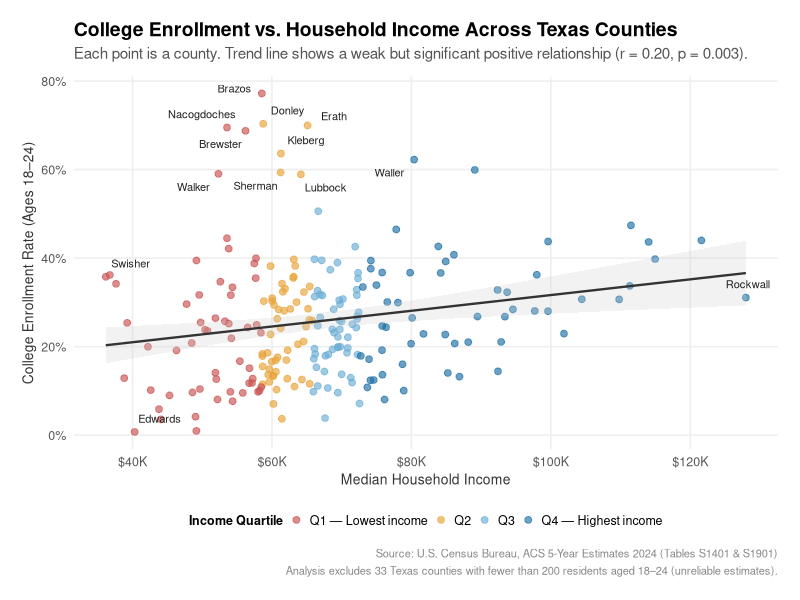
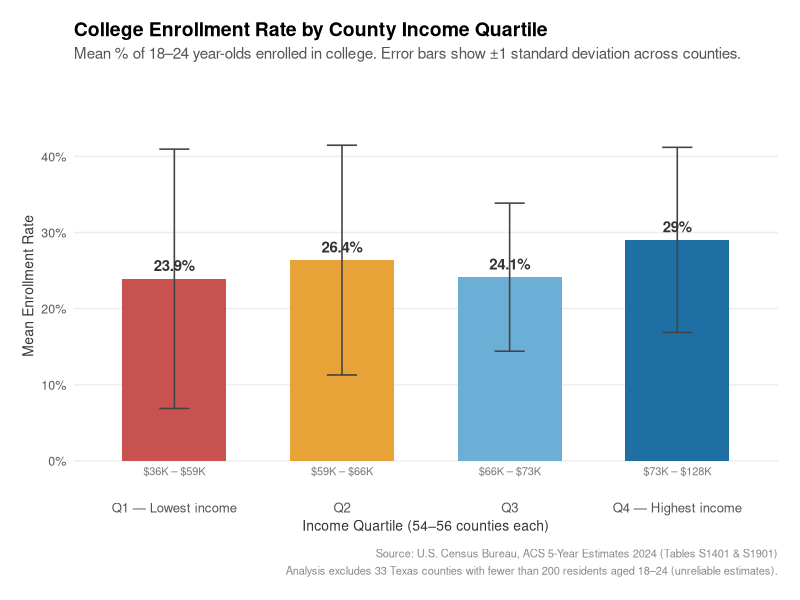
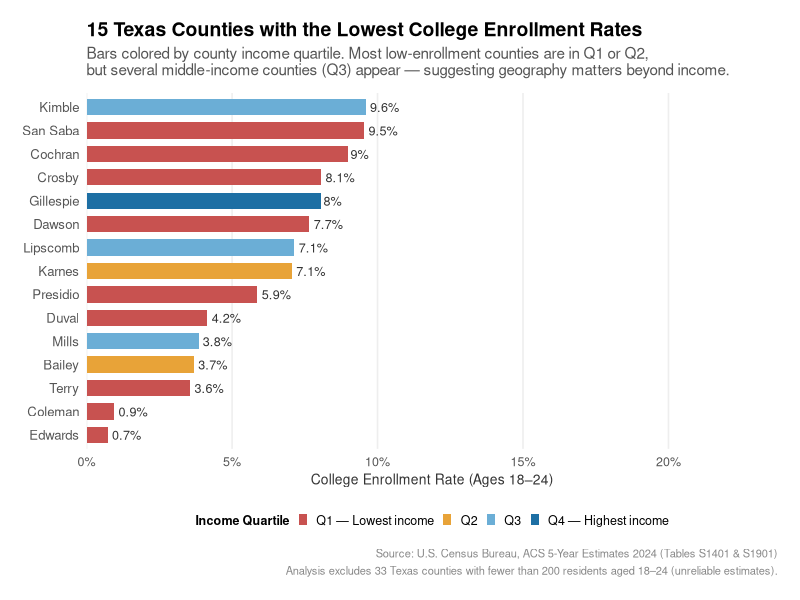
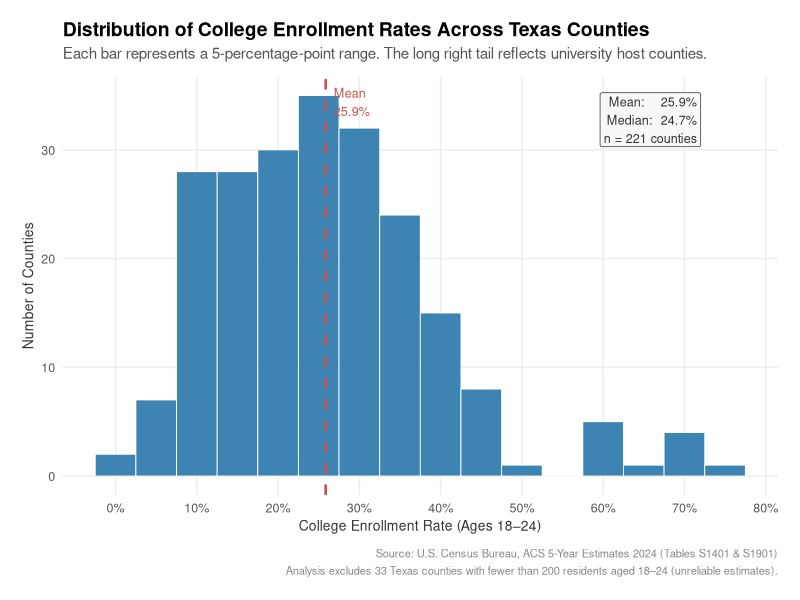

Reproduce these figures in R, in order.
# =============================================================================
# 03_visualizations.R
# Who Gets Access? — College Enrollment Gaps by Income & Geography in Texas
#
# Purpose: Produce four publication-quality charts for the project.
#
# Input:
#   output/clean_enrollment_income.csv  (from 01_clean_data.R)
#   output/quartile_summary.csv         (from 02_analysis.R)
#
# Output:
#   output/01_scatter_income_vs_enrollment.png
#   output/02_bar_enrollment_by_quartile.png
#   output/03_bar_lowest_enrollment_counties.png
#   output/04_histogram_enrollment_distribution.png
# =============================================================================


# -----------------------------------------------------------------------------
# 0. Setup
# -----------------------------------------------------------------------------

setwd("/Users/jonathanpro/Documents/DATA PROJECTS/Who Gets Access")

library(readr)
library(dplyr)
library(ggplot2)
library(ggrepel)   # non-overlapping county labels on the scatter plot
library(scales)    # axis label formatting (dollars, percents)

# --- Load data ----------------------------------------------------------------

all_counties <- read_csv("output/clean_enrollment_income.csv", show_col_types = FALSE)
quartile_summary <- read_csv("output/quartile_summary.csv",    show_col_types = FALSE)

# Analysis subset: exclude small-sample counties (pop_18_24 < 200)
# This is the same filter applied in 02_analysis.R
counties <- all_counties |>
  filter(!small_sample, !is.na(enrollment_rate))


# --- Shared style elements ----------------------------------------------------

# Income quartile color palette: warm-to-cool sequential, policy-brief friendly
# Q1 (lowest) → muted coral; Q4 (highest) → deep policy blue
QUARTILE_COLORS <- c(
  "Q1 — Lowest income" = "#c85250",
  "Q2"                 = "#e8a338",
  "Q3"                 = "#6baed6",
  "Q4 — Highest income"= "#1d6fa4"
)

# Single accent color for charts that don't need quartile coloring
ACCENT_BLUE <- "#1d6fa4"

# Caption used on every chart
ACS_CAPTION <- "Source: U.S. Census Bureau, ACS 5-Year Estimates 2024 (Tables S1401 & S1901)\nAnalysis excludes 33 Texas counties with fewer than 200 residents aged 18–24 (unreliable estimates)."

# Base theme: clean and minimal, sized for 300 dpi PNG output
theme_brief <- theme_minimal(base_size = 12) +
  theme(
    plot.title       = element_text(face = "bold", size = 14, margin = margin(b = 4)),
    plot.subtitle    = element_text(color = "#555555", size = 11, margin = margin(b = 10)),
    plot.caption     = element_text(color = "#888888", size = 8, lineheight = 1.3,
                                    margin = margin(t = 10)),
    plot.margin      = margin(16, 16, 16, 16),
    axis.title       = element_text(size = 10, color = "#333333"),
    axis.text        = element_text(size = 9,  color = "#555555"),
    panel.grid.minor = element_blank(),
    panel.grid.major = element_line(color = "#eeeeee"),
    legend.title     = element_text(size = 9, face = "bold"),
    legend.text      = element_text(size = 9)
  )


# =============================================================================
# CHART 1 — Scatter plot: median income vs. enrollment rate
#
# This is the central chart of the project. Each point is a Texas county.
# The trend line shows the income–enrollment relationship described by r = 0.199.
# Labeled outliers tell the story the correlation alone cannot: university towns
# (Brazos, Erath, Nacogdoches) dominate the top of the chart regardless of
# income, while some middle-income rural counties sit at the very bottom.
# =============================================================================

# Identify counties to label: highest/lowest absolute residual from a simple
# linear model, plus the extremes of each axis.
scatter_model <- lm(enrollment_rate ~ median_household_income, data = counties)
counties_scatter <- counties |>
  mutate(
    income_quartile_label = case_when(
      ntile(median_household_income, 4) == 1 ~ "Q1 — Lowest income",
      ntile(median_household_income, 4) == 2 ~ "Q2",
      ntile(median_household_income, 4) == 3 ~ "Q3",
      ntile(median_household_income, 4) == 4 ~ "Q4 — Highest income"
    ),
    resid = residuals(scatter_model)
  )

# Select ~12 counties to label: strongest residuals (both directions) + axis extremes
label_counties <- counties_scatter |>
  mutate(
    is_axis_extreme = county_name %in% c(
      counties_scatter$county_name[which.max(counties_scatter$enrollment_rate)],
      counties_scatter$county_name[which.min(counties_scatter$enrollment_rate)],
      counties_scatter$county_name[which.max(counties_scatter$median_household_income)],
      counties_scatter$county_name[which.min(counties_scatter$median_household_income)]
    )
  ) |>
  filter(
    rank(-abs(resid)) <= 10 | is_axis_extreme
  ) |>
  distinct(county_name, .keep_all = TRUE)

# Strip "County" from labels to reduce clutter
label_counties <- label_counties |>
  mutate(label = sub(" County$", "", county_name))

p_scatter <- ggplot(
  counties_scatter,
  aes(x = median_household_income, y = enrollment_rate)
) +
  # All county points, colored by quartile at low alpha so the trend reads clearly
  geom_point(
    aes(color = income_quartile_label),
    size  = 2, alpha = 0.65
  ) +
  # Linear trend line with 95% confidence interval shading
  geom_smooth(
    method  = "lm",
    formula = y ~ x,
    se      = TRUE,
    color   = "#333333",
    fill    = "#cccccc",
    linewidth = 0.8,
    alpha   = 0.25
  ) +
  # Non-overlapping labels for notable counties
  geom_text_repel(
    data          = label_counties,
    aes(label     = label),
    size          = 2.8,
    color         = "#222222",
    box.padding   = 0.4,
    point.padding = 0.3,
    segment.color = "#aaaaaa",
    segment.size  = 0.35,
    max.overlaps  = 20,
    seed          = 42
  ) +
  scale_color_manual(values = QUARTILE_COLORS, name = "Income Quartile") +
  scale_x_continuous(
    labels = function(x) paste0("$", round(x / 1000), "K"),
    breaks = seq(40000, 130000, by = 20000)
  ) +
  scale_y_continuous(
    labels = label_percent(accuracy = 1),
    breaks = seq(0, 0.80, by = 0.20)
  ) +
  labs(
    title    = "College Enrollment vs. Household Income Across Texas Counties",
    subtitle = "Each point is a county. Trend line shows a weak but significant positive relationship (r = 0.20, p = 0.003).",
    x        = "Median Household Income",
    y        = "College Enrollment Rate (Ages 18–24)",
    caption  = ACS_CAPTION
  ) +
  theme_brief +
  theme(legend.position = "bottom",
        legend.key.size = unit(0.5, "lines"))

ggsave("output/01_scatter_income_vs_enrollment.png",
       p_scatter, width = 10, height = 7, dpi = 300, bg = "white")
message("Saved: output/01_scatter_income_vs_enrollment.png")


# =============================================================================
# CHART 2 — Bar chart: mean enrollment rate by income quartile
#
# This chart directly answers the headline question: does enrollment differ
# by income group? The Q4–Q1 gap (5.1 percentage points) is real but modest,
# and the non-monotonic Q2 > Q3 pattern hints that factors beyond income —
# particularly university presence — generate considerable variation within
# each quartile. Error bars (±1 SD) make the within-quartile spread visible.
# =============================================================================

# Re-level the quartile factor so bars appear in income order
quartile_summary <- quartile_summary |>
  mutate(
    income_quartile_label = factor(
      income_quartile_label,
      levels = c("Q1 — Lowest income", "Q2", "Q3", "Q4 — Highest income")
    ),
    # Formatted income range for x-axis subtitle
    income_range = paste0(
      "$", round(income_range_low / 1000), "K",
      " – ",
      "$", round(income_range_high / 1000), "K"
    )
  )

p_quartile <- ggplot(
  quartile_summary,
  aes(x = income_quartile_label, y = mean_enrollment, fill = income_quartile_label)
) +
  geom_col(width = 0.62, show.legend = FALSE) +
  # ±1 SD error bars show how much counties within each quartile vary
  geom_errorbar(
    aes(
      ymin = mean_enrollment - sd_enrollment,
      ymax = mean_enrollment + sd_enrollment
    ),
    width     = 0.18,
    linewidth = 0.55,
    color     = "#444444"
  ) +
  # Percentage labels above each bar
  geom_text(
    aes(label = paste0(round(mean_enrollment * 100, 1), "%")),
    vjust = -0.7,
    size  = 3.8,
    fontface = "bold",
    color = "#333333"
  ) +
  # Income range as a secondary x-axis label
  geom_text(
    aes(y = 0, label = income_range),
    vjust  = 1.8,
    size   = 2.8,
    color  = "#777777"
  ) +
  scale_fill_manual(values = QUARTILE_COLORS) +
  scale_y_continuous(
    labels = label_percent(accuracy = 1),
    limits = c(-0.02, 0.48),
    breaks = seq(0, 0.40, by = 0.10)
  ) +
  labs(
    title    = "College Enrollment Rate by County Income Quartile",
    subtitle = "Mean % of 18–24 year-olds enrolled in college. Error bars show ±1 standard deviation across counties.",
    x        = "Income Quartile (54–56 counties each)",
    y        = "Mean Enrollment Rate",
    caption  = ACS_CAPTION
  ) +
  theme_brief +
  theme(
    axis.text.x  = element_text(size = 9.5),
    panel.grid.major.x = element_blank()
  )

ggsave("output/02_bar_enrollment_by_quartile.png",
       p_quartile, width = 9, height = 6.5, dpi = 300, bg = "white")
message("Saved: output/02_bar_enrollment_by_quartile.png")


# =============================================================================
# CHART 3 — Horizontal bar chart: 15 counties with lowest enrollment rates
#
# Puts faces on the access gap. Coloring bars by income quartile tests whether
# low enrollment simply tracks low income — it mostly does, but the presence
# of Q3 counties (Mills, Lipscomb, Karnes) in the bottom 15 reveals that
# geography and institutional access matter independently of income.
# =============================================================================

# Reconstruct income quartile within the analysis subset (same as 02_analysis.R)
bottom_15 <- counties |>
  mutate(
    income_quartile_label = factor(
      case_when(
        ntile(median_household_income, 4) == 1 ~ "Q1 — Lowest income",
        ntile(median_household_income, 4) == 2 ~ "Q2",
        ntile(median_household_income, 4) == 3 ~ "Q3",
        ntile(median_household_income, 4) == 4 ~ "Q4 — Highest income"
      ),
      levels = c("Q1 — Lowest income", "Q2", "Q3", "Q4 — Highest income")
    )
  ) |>
  slice_min(enrollment_rate, n = 15) |>
  # Reorder so lowest rate appears at the bottom of the horizontal chart
  mutate(county_name = reorder(county_name, enrollment_rate))

# Strip "County" suffix to save horizontal space
levels(bottom_15$county_name) <- sub(" County$", "", levels(bottom_15$county_name))

p_bottom_15 <- ggplot(
  bottom_15,
  aes(x = enrollment_rate, y = county_name, fill = income_quartile_label)
) +
  geom_col(width = 0.7) +
  # Enrollment rate label at the end of each bar
  geom_text(
    aes(label = paste0(round(enrollment_rate * 100, 1), "%")),
    hjust  = -0.15,
    size   = 3.2,
    color  = "#333333"
  ) +
  scale_fill_manual(values = QUARTILE_COLORS, name = "Income Quartile") +
  scale_x_continuous(
    labels = label_percent(accuracy = 1),
    limits = c(0, 0.22),
    breaks = seq(0, 0.20, by = 0.05),
    expand = expansion(mult = c(0, 0.08))
  ) +
  labs(
    title    = "15 Texas Counties with the Lowest College Enrollment Rates",
    subtitle = "Bars colored by county income quartile. Most low-enrollment counties are in Q1 or Q2,\nbut several middle-income counties (Q3) appear — suggesting geography matters beyond income.",
    x        = "College Enrollment Rate (Ages 18–24)",
    y        = NULL,
    caption  = ACS_CAPTION
  ) +
  theme_brief +
  theme(
    legend.position    = "bottom",
    legend.key.size    = unit(0.5, "lines"),
    panel.grid.major.y = element_blank(),
    panel.grid.major.x = element_line(color = "#eeeeee"),
    axis.text.y        = element_text(size = 9.5)
  )

ggsave("output/03_bar_lowest_enrollment_counties.png",
       p_bottom_15, width = 9, height = 7, dpi = 300, bg = "white")
message("Saved: output/03_bar_lowest_enrollment_counties.png")


# =============================================================================
# CHART 4 — Histogram: distribution of enrollment rates
#
# Shows the full shape of the enrollment rate distribution across all 221
# counties. The right skew — with a long tail of high-enrollment counties —
# reflects university towns pulling the distribution upward. The vertical
# line marks the mean, and the annotation box summarizes key statistics so
# the chart is self-contained as a standalone figure.
# =============================================================================

enroll_mean   <- mean(counties$enrollment_rate)
enroll_median <- median(counties$enrollment_rate)

# A readable annotation string for key stats
stats_label <- paste0(
  "Mean:    ", round(enroll_mean   * 100, 1), "%\n",
  "Median:  ", round(enroll_median * 100, 1), "%\n",
  "n = ", nrow(counties), " counties"
)

p_hist <- ggplot(counties, aes(x = enrollment_rate)) +
  geom_histogram(
    binwidth = 0.05,
    fill     = ACCENT_BLUE,
    color    = "white",
    linewidth = 0.3,
    alpha    = 0.85
  ) +
  # Mean reference line
  geom_vline(
    xintercept = enroll_mean,
    color      = "#c85250",
    linewidth  = 0.9,
    linetype   = "dashed"
  ) +
  # Mean label
  annotate(
    "text",
    x     = enroll_mean + 0.01,
    y     = Inf,
    label = paste0("Mean\n", round(enroll_mean * 100, 1), "%"),
    hjust = 0,
    vjust = 1.4,
    size  = 3.2,
    color = "#c85250"
  ) +
  # Stats box
  annotate(
    "label",
    x     = 0.72,
    y     = Inf,
    label = stats_label,
    hjust = 1,
    vjust = 1.3,
    size  = 3.2,
    color = "#333333",
    fill      = "#f8f8f8",
    linewidth = 0.25
  ) +
  scale_x_continuous(
    labels = label_percent(accuracy = 1),
    breaks = seq(0, 0.80, by = 0.10)
  ) +
  scale_y_continuous(
    breaks = scales::pretty_breaks()
  ) +
  labs(
    title    = "Distribution of College Enrollment Rates Across Texas Counties",
    subtitle = "Each bar represents a 5-percentage-point range. The long right tail reflects university host counties.",
    x        = "College Enrollment Rate (Ages 18–24)",
    y        = "Number of Counties",
    caption  = ACS_CAPTION
  ) +
  theme_brief

ggsave("output/04_histogram_enrollment_distribution.png",
       p_hist, width = 9, height = 6, dpi = 300, bg = "white")
message("Saved: output/04_histogram_enrollment_distribution.png")


message("\nAll four charts saved to /output.")
